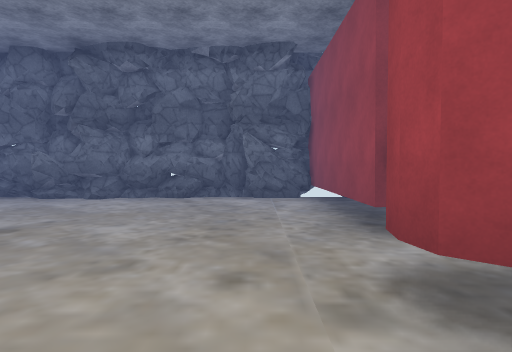
View 1 (above)

16 first-person views from a walk through a Unity game level. The camera is 1.5 m above the floor, tilts 2° down and sees 75° across. The floor is counted in squares, 2 m on a side. Each view is taken from the middle of a square. On the plan, view 1 faces up. The plan holds only what a view shows up to about 11 squares ahead; the rest is blank. The place goes on beyond the plan. The player character is not drawn. Some surface patterns are stand-ins.

View 2
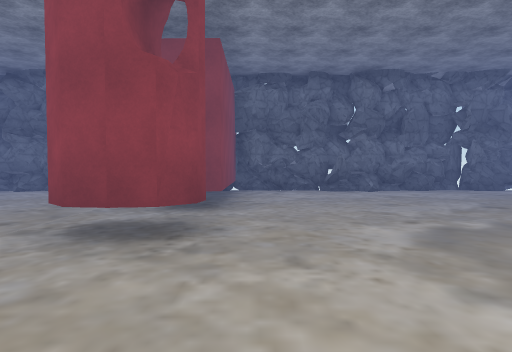

View 3
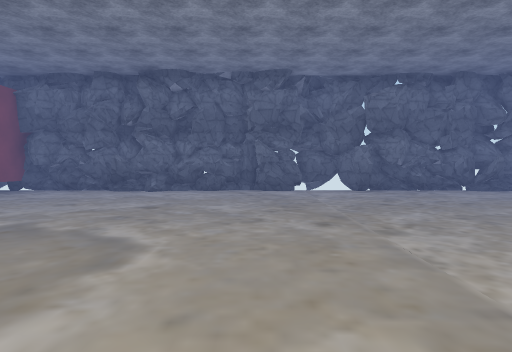

View 4
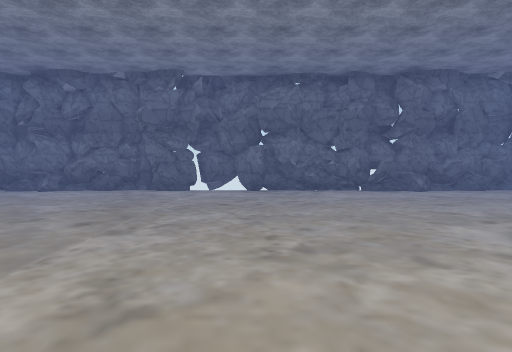

View 5
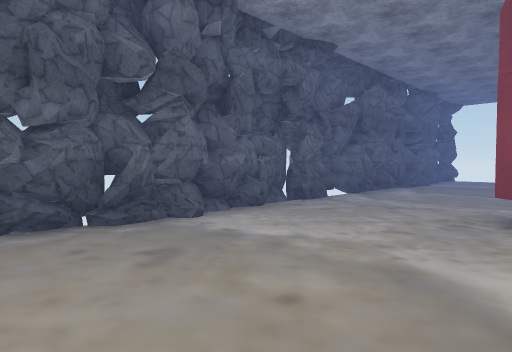

View 6
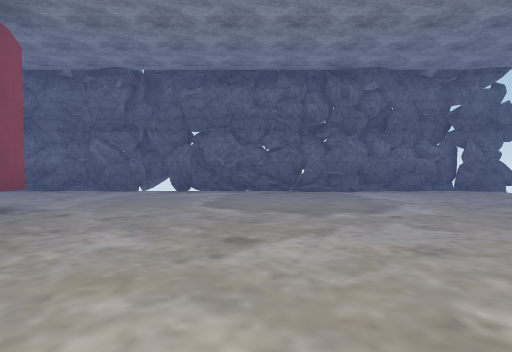

View 7
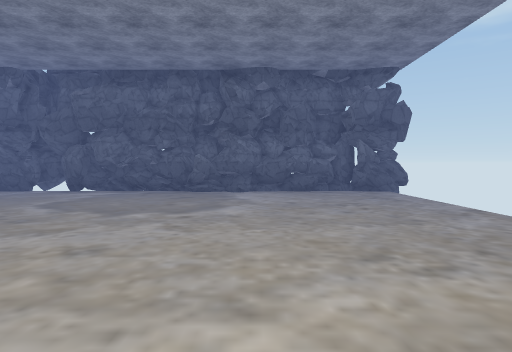

View 8
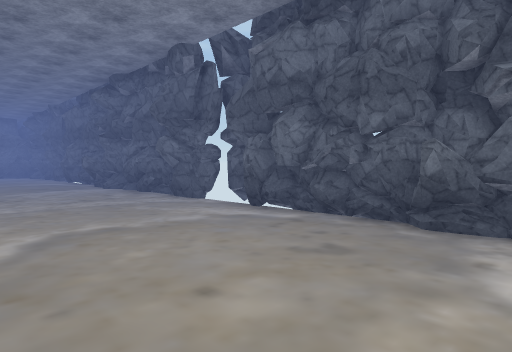

View 9
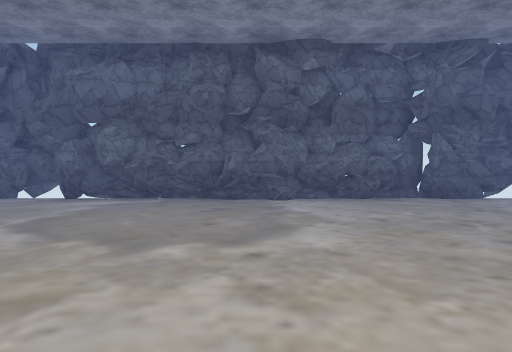

View 10
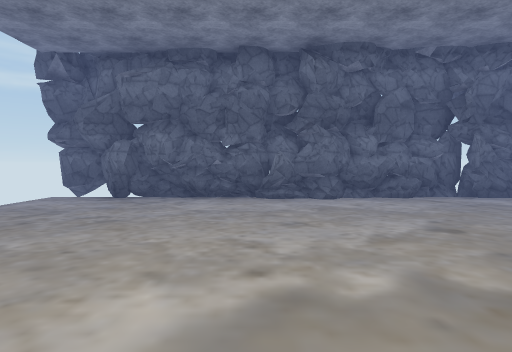

View 11
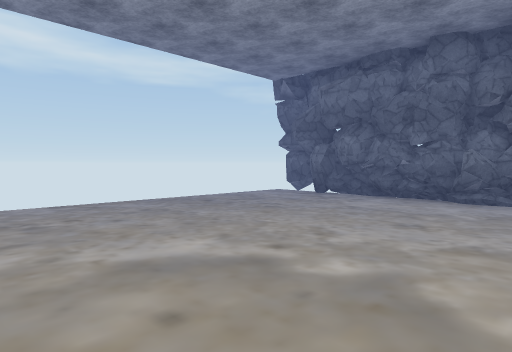

View 12
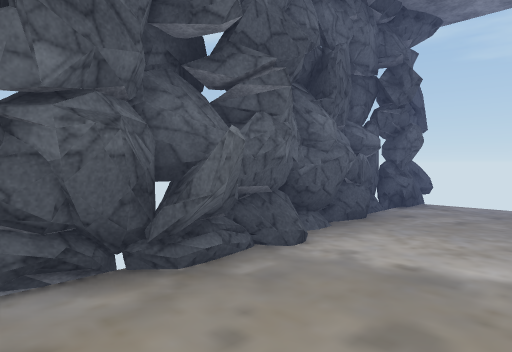

View 13
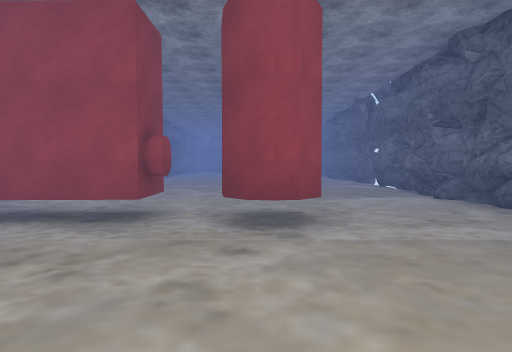

View 14
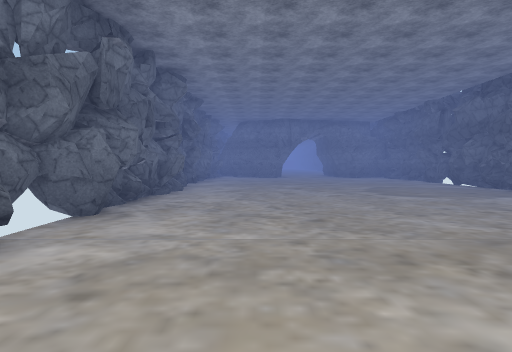

View 15
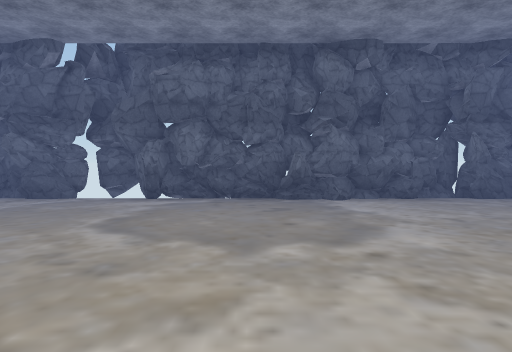

View 16
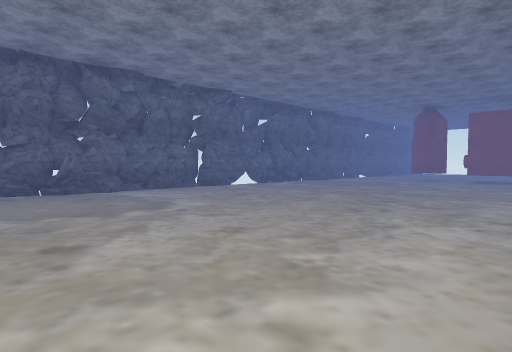

### Floor plan
Key: @ floor where view 1 was taken; # wall or solid block; . floor; ^ raised ledge; O other object.
Columns run from 10 left of view 1 to 18 right of it. Each row starts with its distance up from view 1.
  8 #############################
  7  .....#.....#..##.........#..
  6  ...........^................
  5  ...........^................
  4  ...........^................
  3  ............................
  2  ..........OO................
  1  ...........O................
  0  .........@..................
 -1  ............................
 -2 ##...##.##.....#.##......##.#
 -3 #############################

Positions as (right, up) in squares from view 1, and headings:
1: (0, 0), facing up
2: (3, -2), facing up
3: (9, -2), facing up
4: (12, -2), facing up
5: (7, 2), facing down-left
6: (-3, 7), facing down
7: (-6, 7), facing down
8: (4, 2), facing down-right
9: (15, 5), facing down
10: (-5, 0), facing up
11: (-3, 0), facing up-left
12: (-3, 0), facing down-left
13: (-3, 2), facing right
14: (7, 5), facing right
15: (6, 5), facing down
16: (18, 7), facing down-left
